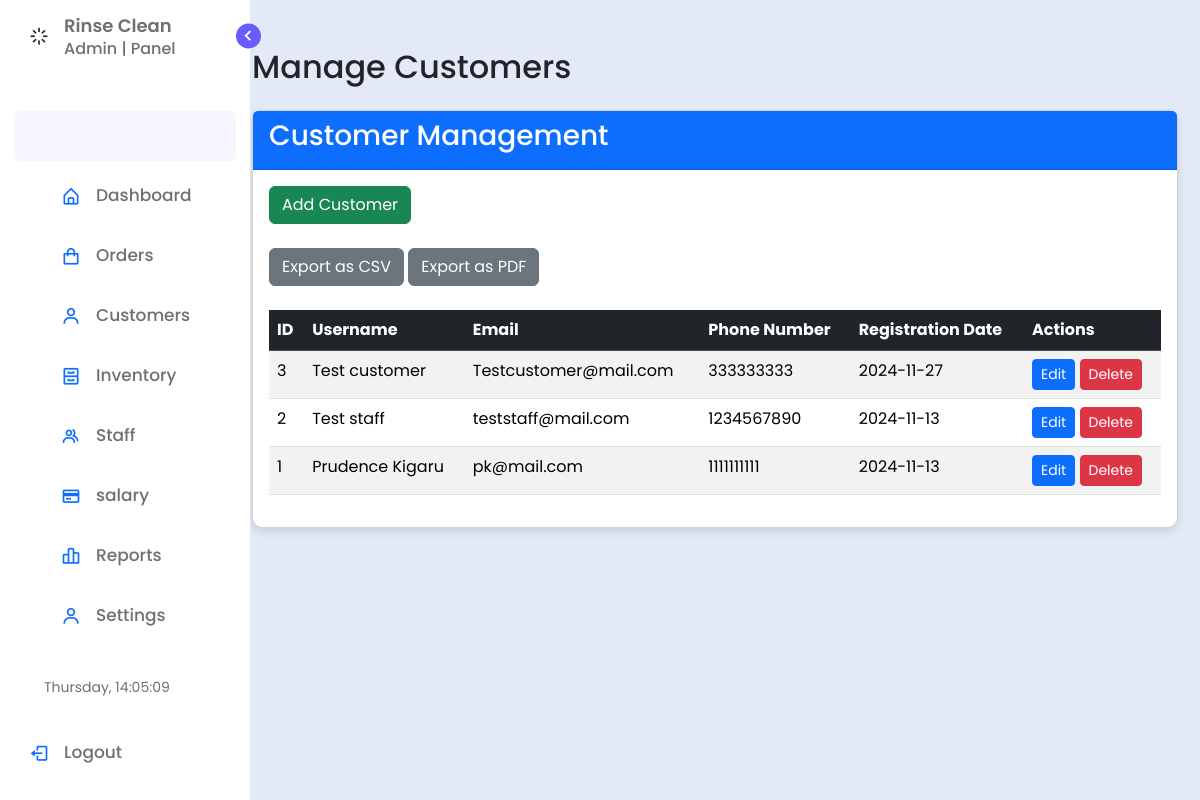
The page /admin/customers.php (signed in) on the database its author committed.
### tables this page shows
CREATE TABLE `customers` (
  `id` int(11) NOT NULL,
  `username` varchar(50) NOT NULL,
  `password` varchar(255) NOT NULL,
  `email` varchar(100) NOT NULL,
  `phone_number` varchar(15) NOT NULL,
  `created_at` timestamp NOT NULL DEFAULT current_timestamp()
);

### admin/customers.php (the view, shortened to what this page needs)
<?php
require '../includes/rinseclean_lms.php';
$query = "SELECT * FROM customers ORDER BY created_at DESC";
$result = $conn->query($query);
?>
<!DOCTYPE html>
<html lang="en">
<head>
    <link rel="stylesheet" href="https://cdn.jsdelivr.net/npm/bootstrap@5.3.3/dist/css/bootstrap.min.css">
    <link href="https://cdnjs.cloudflare.com/ajax/libs/font-awesome/6.0.0-beta3/css/all.min.css" rel="stylesheet">
    <link rel="stylesheet" href="../admin/css/style.css">
</head>
<body>
        <div class="d-flex" id="wrapper">
            <?php include '../admin/publics/sidebar.php'; ?>
        </div>
<section class="home">
    <div class="container mt-5">
        <h2 class="mb-4">Manage Customers</h2>
        <div class="card mb-4">
            <div class="card-header bg-primary text-white">
                <h3>Customer Management</h3>
            </div>
            <div class="card-body">
                <button type="button" class="btn btn-success" data-bs-toggle="modal" data-bs-target="#addCustomerModal">
                    Add Customer
                </button>
                <div class="mt-4">
                    <form method="POST" action="export_customers.php" style="display:inline;">
                        <button type="submit" name="export_csv" class="btn btn-secondary">Export as CSV</button>
                    </form>
                    <form method="POST" action="export_customers.php" style="display:inline;">
                        <button type="submit" name="export_pdf" class="btn btn-secondary">Export as PDF</button>
                    </form>
                </div>
                <div class="table-responsive mt-4">
                    <table class="table table-striped table-hover">
                        <thead class="table-dark">
                            <tr>
                                <th>ID</th>
                                <th>Username</th>
                                <th>Email</th>
                                <th>Phone Number</th>
                                <th>Registration Date</th>
                                <th>Actions</th>
                            </tr>
                        </thead>
                        <tbody>
                            <?php while($customer = $result->fetch_assoc()): ?>
                            <tr>
                                <td><?php echo $customer['id']; ?></td>
                                <td><?php echo $customer['username']; ?></td>
                                <td><?php echo $customer['email']; ?></td>
                                <td><?php echo $customer['phone_number']; ?></td>
                                <td><?php echo date("Y-m-d", strtotime($customer['created_at'])); ?></td>
                                <td>
                                    <button class="btn btn-primary btn-sm" data-bs-toggle="modal" data-bs-target="#editCustomerModal" data-id="<?php echo $customer['id']; ?>">Edit</button>
                                    <button class="btn btn-danger btn-sm" data-bs-toggle="modal" data-bs-target="#deleteCustomerModal" data-id="<?php echo $customer['id']; ?>">Delete</button>
                                </td>
                            </tr>
                            <?php endwhile; ?>
                        </tbody>
                    </table>
                </div>
            </div>
        </div>
    </div>
</section>
</body>
</html>

### admin/css/style.css (style rules this page uses)
* { margin: 0; padding: 0; box-sizing: border-box; font-family: 'Poppins', sans-serif; }
:root { --body-color: #E4E9F7; --sidebar-color: #FFF; --primary-color: #695CFE; --primary-color-light: #F6F5FF; --toggle-color: #DDD; --text-color: #707070; --text-color-dark: #FFFFFF; --sidebar-text-color-dark: #D7D7D7; --button-background: #695CFE; --button-background-dark: #4C4D4E; --tran-03: all 0.2s ease; --tran-04: all 0.3s ease; --tran-05: all 0.3s ease; }
body { min-height: 100vh; background-color: var(--body-color); transition: var(--tran-05); }
.home { position: absolute; top: 0; left: 240px; height: 100vh; width: calc(100% - 250px); background-color: var(--body-color); transition: var(--tran-05); }
.card { background-color: var(--sidebar-color); color: var(--text-color); border-radius: 10px; box-shadow: 0 4px 8px rgba(0, 0, 0, 0.1); transition: var(--tran-05); }
html, body { height: 100%; }
#wrapper { min-height: 100%; display: flex; flex-direction: column; }
.home { flex: 1; }

### rows shown on the page
customers: id "3", username "Test customer", email "Testcustomer@mail.com", phone_number "333333333", created_at "2024-11-27"
customers: id "2", username "Test staff", email "teststaff@mail.com", phone_number "1234567890", created_at "2024-11-13"
customers: id "1", username "Prudence Kigaru", email "pk@mail.com", phone_number "1111111111", created_at "2024-11-13"
